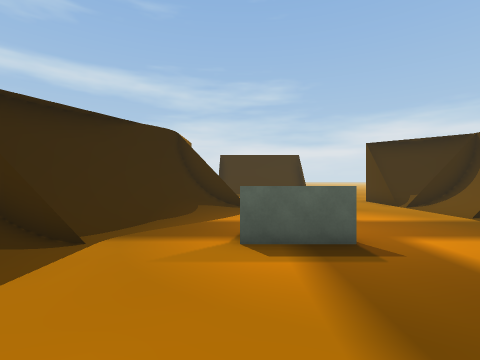
[1] (above)

12 first-person views from a walk through a scene from a Unity 3-D project. The camera is 1.4 m above the floor, looks level and sees 85° across. The floor is counted in squares, 2 m on a side. Each view is taken from the middle of a square. On the plan, view 1 faces up. The plan holds only what a view shows up to about 9 squares ahead; the rest is blank. The place goes on beyond the plan. The player character is not drawn.

[2]
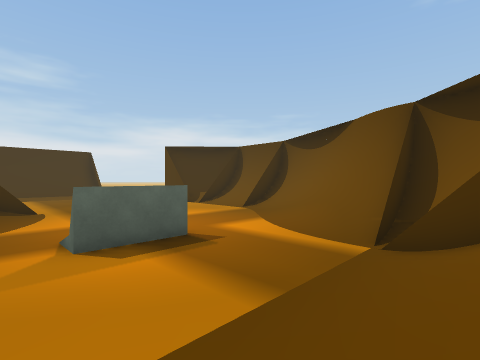

[3]
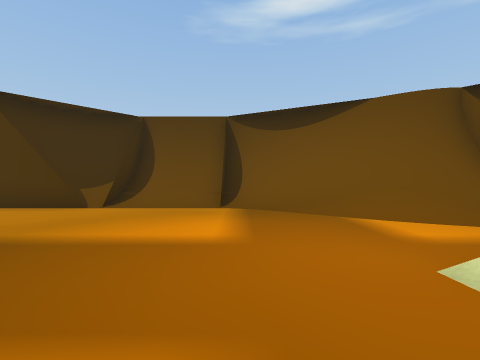

[4]
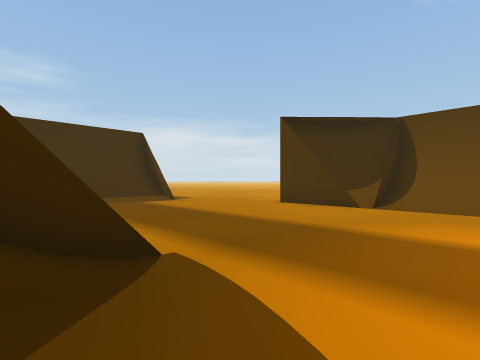

[5]
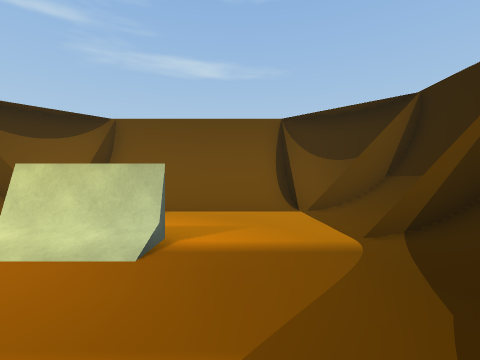

[6]
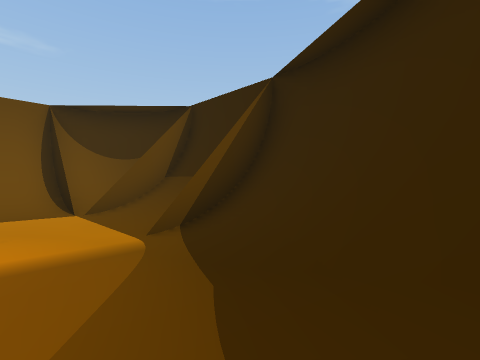

[7]
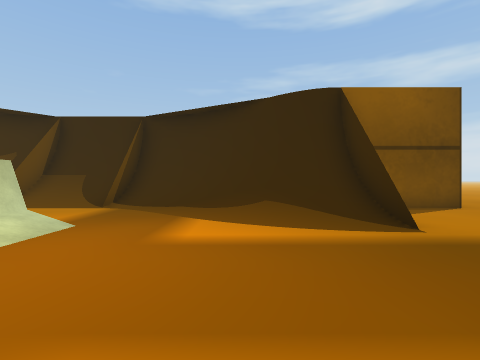

[8]
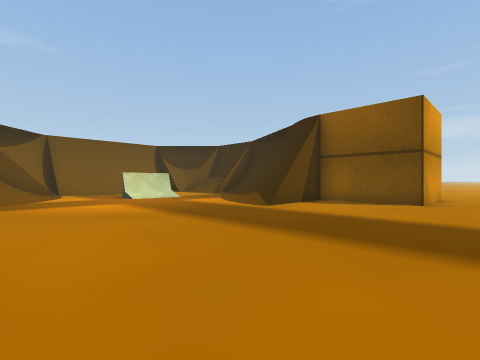

[9]
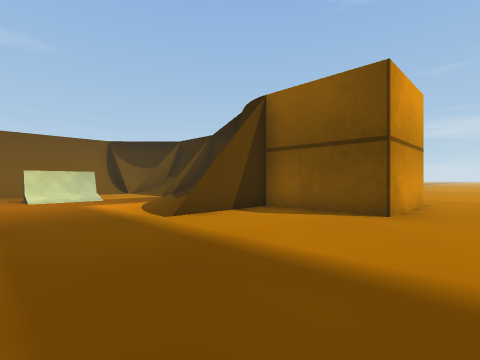

[10]
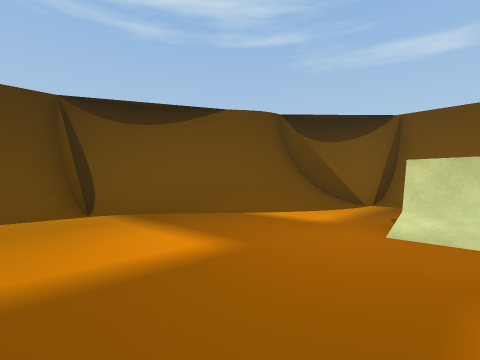

[11]
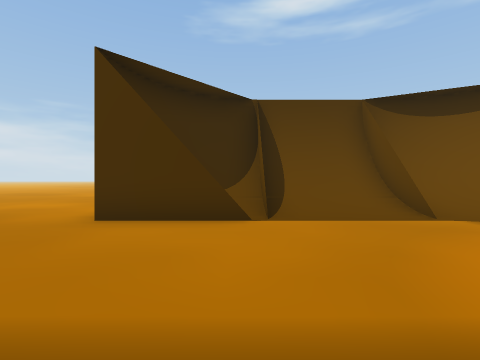

[12]
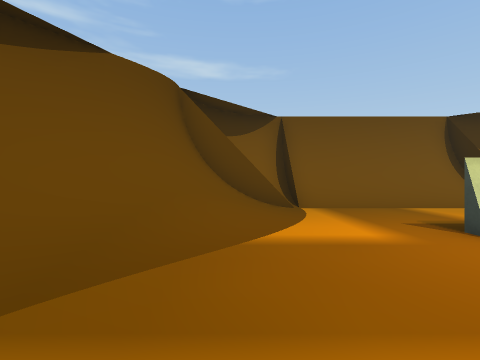

### Floor plan
Key: @ floor where view 1 was taken; # wall or solid block; . floor; / step, stairs or slope; O other object.
Columns run from 6 left of view 1 to 9 right of it. Each row starts with its distance up from view 1.
 15 ...............
 14 ...............
 13  O##.........##
 12  O #.........###
 11  O #.........###
 10    ####......//#
  9    #//.......//#
  8   ##//......./ #
  7  ##//......../##
  6  #//.........//#
  5  ##/..OOO...//##
  4  ###.......//##
  3  #//.......//#
  2  # /....../###
  1  ###//////###
  0  ###//@///###
 -1   ##########

Positions as (right, up) in squares from view 1, and headings:
1: (0, 0), facing up
2: (-1, 0), facing up-right
3: (0, 7), facing right
4: (-1, 8), facing up-right
5: (-1, 8), facing down
6: (-1, 8), facing down-left
7: (4, 8), facing left
8: (6, 15), facing down-left
9: (3, 15), facing down-left
10: (1, 9), facing down-right
11: (2, 11), facing right
12: (5, 8), facing down
